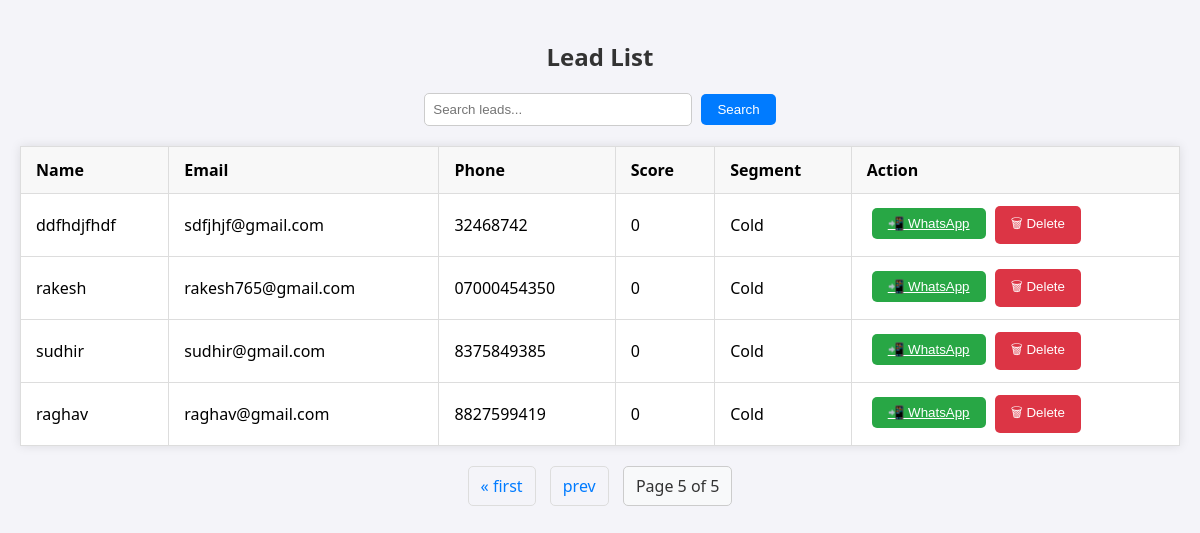
Before: /leads/?page=7 with the older database file.
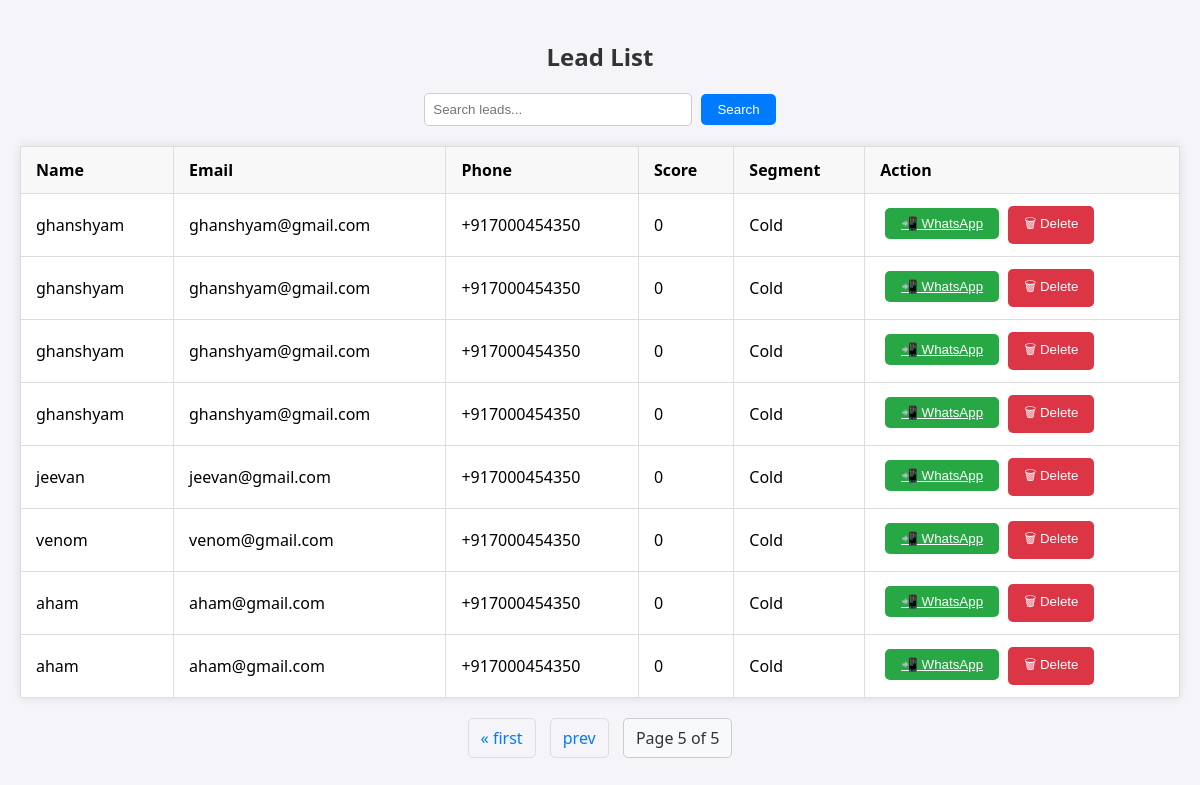
After: the same page with the newer database file.
### leads/models.py (models this page shows, shortened)
class Lead(models.Model):
    name = models.CharField(max_length=100)
    email = models.EmailField()
    phone = models.CharField(max_length=15)
    interest = models.CharField(max_length=100)
    score = models.IntegerField(default=0)
    segment = models.CharField(max_length=50, blank=True, null=True)
    timestamp = models.DateTimeField(default=timezone.now)  # Timestamp field for when the lead is created

### leads/views.py (the view)
# urls.py: path('leads/', views.lead_list, name='lead_list'),
def lead_list(request):
    leads = Lead.objects.all()
    query = request.GET.get('q')
    if query:
        leads = leads.filter(
            Q(name__icontains=query) |
            Q(email__icontains=query) |
            Q(segment__icontains=query)
        )
    paginator = Paginator(leads, 10)
    page_number = request.GET.get('page')
    page_obj = paginator.get_page(page_number)
    return render(request, 'lead_list.html', {'page_obj': page_obj})

### templates/lead_list.html (shortened to what this page needs)
{% load static %}
<!DOCTYPE html>
<html lang="en">
<head>
    <link rel="stylesheet" href="{% static 'css/lead_list.css' %}">
</head>
<body>
    <div class="container">
        <h2>Lead List</h2>
        <form method="get" class="search-form">
            <input type="text" name="q" placeholder="Search leads..." value="{{ request.GET.q }}">
            <button type="submit" class="btn">Search</button>
        </form>
        <table class="lead-table">
            <thead>
                <tr>
                    <th>Name</th>
                    <th>Email</th>
                    <th>Phone</th>
                    <th>Score</th>
                    <th>Segment</th>
                    <th>Action</th>
                </tr>
            </thead>
            <tbody>
                {% for lead in page_obj %}
                <tr>
                    <td>{{ lead.name }}</td>
                    <td>{{ lead.email }}</td>
                    <td>{{ lead.phone }}</td>
                    <td>{{ lead.score }}</td>
                    <td>{{ lead.segment }}</td>
                    <td>
                        <form method="post" action="{% url 'send_whatsapp_message' lead.id %}" style="display:inline;">
                            <button type="submit" class="btn btn-success"><a href="https://wa.me/{{ lead.phone|urlencode }}?text=Hello%20{{ lead.name }},%20thank%20you%20for%20your%20interest!"
                                class="btn btn-success"
                                target="_blank">
                                📲 WhatsApp
                             </a></button>
                        </form>
                        <form method="post" action="{% url 'delete_lead' lead.id %}" style="display:inline;">
                            <button type="submit" class="btn btn-danger">🗑 Delete</button>
                        </form>
                    </td>
                </tr>
                {% empty %}
                <tr><td colspan="6">No leads found.</td></tr>
                {% endfor %}
            </tbody>
        </table>
        <div class="pagination">
            {% if page_obj.has_previous %}
                <a href="?page=1">&laquo; first</a>
                <a href="?page={{ page_obj.previous_page_number }}">prev</a>
            {% endif %}
            <span>Page {{ page_obj.number }} of {{ page_obj.paginator.num_pages }}</span>
        </div>
    </div>
</body>
</html>

Changed rows visible on the page:
removed Lead: name "ddfhdjfhdf", email "sdfjhjf@gmail.com", phone "32468742", score "0", segment "Cold"
removed Lead: name "rakesh", email "rakesh765@gmail.com", phone "07000454350", score "0", segment "Cold"
removed Lead: name "sudhir", email "sudhir@gmail.com", phone "8375849385", score "0", segment "Cold"
removed Lead: name "raghav", email "raghav@gmail.com", phone "8827599419", score "0", segment "Cold"
added Lead: name "ghanshyam", email "ghanshyam@gmail.com", phone "+917000454350", score "0", segment "Cold"
added Lead: name "ghanshyam", email "ghanshyam@gmail.com", phone "+917000454350", score "0", segment "Cold"
added Lead: name "ghanshyam", email "ghanshyam@gmail.com", phone "+917000454350", score "0", segment "Cold"
added Lead: name "ghanshyam", email "ghanshyam@gmail.com", phone "+917000454350", score "0", segment "Cold"
added Lead: name "jeevan", email "jeevan@gmail.com", phone "+917000454350", score "0", segment "Cold"
added Lead: name "venom", email "venom@gmail.com", phone "+917000454350", score "0", segment "Cold"
added Lead: name "aham", email "aham@gmail.com", phone "+917000454350", score "0", segment "Cold"
added Lead: name "aham", email "aham@gmail.com", phone "+917000454350", score "0", segment "Cold"
